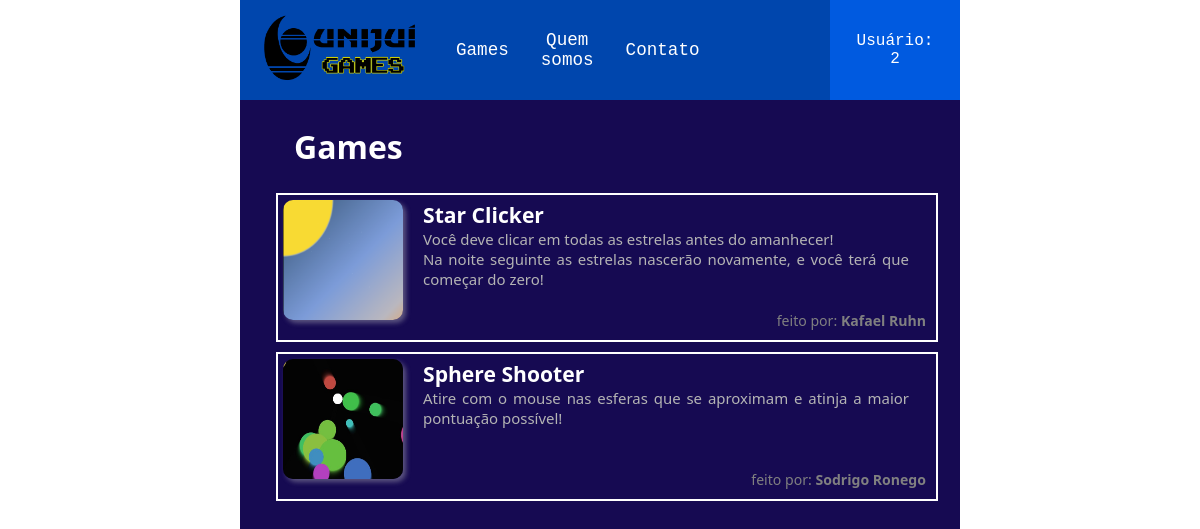
Screenshot of /Pages/games.php (signed in) with the database file from the repository.
### tables this page shows
CREATE TABLE IF NOT EXISTS `games` (
  PK_game_id int(10) NOT NULL AUTO_INCREMENT,
  `FK_author` int(10) NOT NULL,
  `title` varchar(30) NOT NULL,
  `description` varchar(300),
  `upload_date`date,
   PRIMARY KEY(PK_game_id)
);

### logic/dao/GamesRequester.php (called while the page is built, shortened)
<?php
class GamesRequester extends DatabaseConnector {
    public function queryGames(): array|false {
        $con = $this->getConection();
        $sql = "SELECT
        games.PK_game_id AS 'id',
        games.title,
        games.description,
        games.upload_date AS 'date',
        users.nickname AS 'author'
        FROM games
        INNER JOIN users
        ON games.FK_author = users.PK_user_id;";
        $result = $con->query($sql);
        $allGames = new ArrayObject();
        while ($row = $result->fetch_assoc()) {
            $game = new GameData($row['id'], $row['author'], $row['title'], $row['description'], new \DateTime($row['date']));
            $allGames->append($game);
        }
        return (array) $allGames;
    }
}
?>

### logic/file-access/FileParser.php (called while the page is built)
<?php
class FileParser {
    public static function parseGamePath(string $author, string $game): string {
        $author = strtolower(str_replace(' ', '-', $author));
        $game = strtolower(str_replace(' ', '-', $game));
        $path = "/games/{$author}/{$game}/";
        return $path;
    }
}
?>

### Pages/games.php (the view, shortened to what this page needs)
<!DOCTYPE html>
<html lang="en">
<head>
  <link rel="stylesheet" href="<?php echo SERVER_ROOT_REQUEST ?>/assets/style/global.css">
  <link rel="stylesheet" href="<?php echo SERVER_ROOT_REQUEST ?>/assets/style/games.css">
</head>
<body>
  <div id="wrapper">
    <h1 class="title">Games</h1>
    <?php
    include SERVER_ROOT . '/logic/dao/GamesRequester.php';
    $requester = new GamesRequester();
    $games = $requester->queryGames();
    ?>
    <div class="games">
      <?php
      require SERVER_ROOT . '/logic/file-access/FileParser.php';
      if (!$games) {
        echo "<p>Ainda não temos nenhum game registrado!</p>";
        return;
      } else {
        foreach ($games as $game) {
          echo getEachGameHtml($game);
        }
      }
      function getEachGameHtml(GameData $game): string
      {
        $author = $game->author;
        $title = $game->title;
        $description = $game->description;
        $thumb_path = SERVER_ROOT_REQUEST . FileParser::parseGamePath($author, $title);
        return "
        <a href=\"game.php?author={$author}&game={$title}\">
          <div class=\"game-container\">
            <div class=\"each-game\">
                <img class=\"game-preview\" src=\"{$thumb_path}thumb.png\" alt=\"game preview image\">
                <h2 class=\"game-name\">{$title}</h2>
                <p class=\"game-description\">{$description}</p>
                <p class=\"game-authors\"><span class=\"author\">{$author}</span></p>
            </div>
          </div>
        </a>";
      }
      ?>
    </div>
  </div>
</body>
</html>

### Assets/style/global.css (style rules this page uses)
html, body { overflow: auto; margin: 0; }
body { min-height: 100vh; background-image: url("https://i.pinimg.com/originals/fd/8f/8d/fd8f8da060afe72035e078e5fe661452.png"); background-repeat: no-repeat; background-size: cover; background-attachment: fixed; }
div#wrapper { min-height: 100vh; margin-left: 20%; margin-right: 20%; min-width: 720px; overflow: hidden; background-color: rgb(22, 10, 82); border: none; }
p, th, td, h1, h2, h3, h4 { font-family: 'Segoe UI', Tahoma, Geneva, Verdana, sans-serif; color: white; }
h1.title { width: 50%; margin: 0 auto; margin-top: 25px; margin-bottom: 25px; width: 85%; font-size: 2rem; }

### Assets/style/games.css (style rules this page uses)
div.games { display: block; margin: 0 auto; width: 90%; }
div.each-game { display: block; padding: 5px; height: 135px; border: 2px solid white; transform: scale(1); transition: transform .2s; width: 100%; }
img.game-preview { display: block; float: left; border-radius: 10px; box-shadow: 3px 3px 5px rgba(200, 200, 200, 0.4); width: 120px; height: 120px; }
h2.game-name, p.game-description { display: block; float: left; margin: 0; margin-left: 20px; width: 75%; word-wrap: break-word; }
h2.game-name { text-transform: capitalize; font-size: 1.2em; color: white; }
p.game-description { text-align: justify; font-size: 0.85em; color: rgba(180, 180, 180, 1); }
p.game-authors { position: absolute; float: right; margin: 0; bottom: 10px; right: 10px; color: grey; font-size: 0.8em; }
p.game-authors::before { content: "feito por: "; }
span.author { font-weight: bold; }
p.game-description::first-letter { text-transform: capitalize; }
div.game-container { margin-bottom: 10px; width: 100%; justify-content: center; }

### Assets/style/header.css (style rules this page uses)
a, .dropbtn span { font-family: monospace; font-size: 1.1rem; color: white; text-decoration: none; }

### rows the page displays
games: shows a picture, title "Star Clicker", description "Você deve clicar em todas as estrelas antes do amanhecer! Na noite seguinte as estrelas nascerão novamente, e você terá que começar do zero!", author "Kafael Ruhn"
games: shows a picture, title "Sphere Shooter", description "Atire com o mouse nas esferas que se aproximam e atinja a maior pontuação possível!", author "Sodrigo Ronego"

### other values shown
$formatted_username "2"
